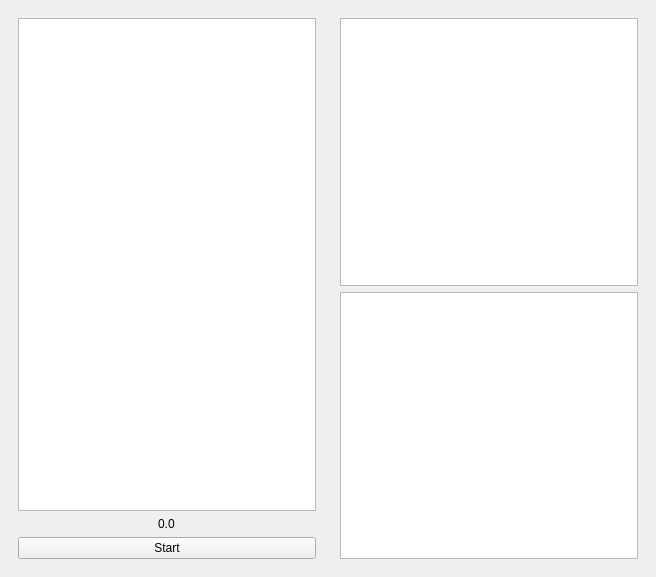
<?xml version="1.0" encoding="UTF-8"?>
<ui version="4.0">
 <class>BlindTrainer</class>
 <widget class="QMainWindow" name="BlindTrainer">
  <property name="geometry">
   <rect>
    <x>0</x>
    <y>0</y>
    <width>656</width>
    <height>577</height>
   </rect>
  </property>
  <property name="windowTitle">
   <string>MainWindow</string>
  </property>
  <widget class="QWidget" name="centralwidget">
   <layout class="QHBoxLayout" name="horizontalLayout">
    <item>
     <widget class="QWidget" name="game" native="true">
      <layout class="QVBoxLayout" name="verticalLayout_2">
       <item>
        <widget class="QGraphicsView" name="cubie_view"/>
       </item>
       <item alignment="Qt::AlignHCenter">
        <widget class="QLabel" name="stop_watch">
         <property name="text">
          <string>0.0</string>
         </property>
        </widget>
       </item>
       <item>
        <widget class="QPushButton" name="start_stop">
         <property name="text">
          <string>Start</string>
         </property>
        </widget>
       </item>
      </layout>
     </widget>
    </item>
    <item>
     <widget class="QWidget" name="time_history" native="true">
      <layout class="QVBoxLayout" name="verticalLayout">
       <item>
        <widget class="QTableView" name="stats_table"/>
       </item>
       <item>
        <widget class="QTableWidget" name="results_table"/>
       </item>
      </layout>
     </widget>
    </item>
   </layout>
  </widget>
 </widget>
 <resources/>
 <connections>
  <connection>
   <sender>start_stop</sender>
   <signal>clicked()</signal>
   <receiver>BlindTrainer</receiver>
   <slot>start_stop_clicked()</slot>
   <hints>
    <hint type="sourcelabel">
     <x>166</x>
     <y>553</y>
    </hint>
    <hint type="destinationlabel">
     <x>327</x>
     <y>288</y>
    </hint>
   </hints>
  </connection>
 </connections>
 <slots>
  <slot>start_stop_clicked()</slot>
 </slots>
</ui>
